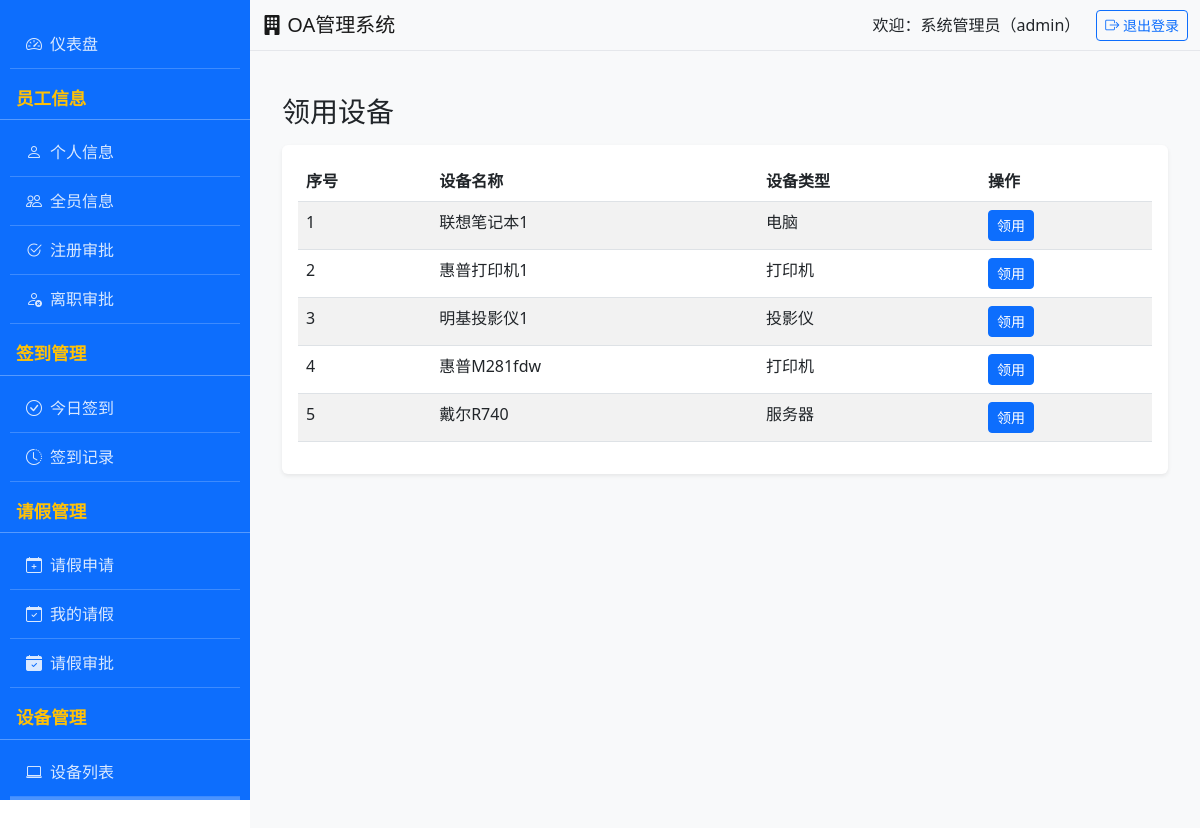
Screenshot of /equipment/borrow (signed in) with the database file from the repository.
### app.py (models this page shows)
class Equipment(db.Model):
    __tablename__ = 'equipment'
    id = db.Column(db.Integer, primary_key=True)
    name = db.Column(db.String(100), nullable=False)
    type = db.Column(db.String(50), nullable=False)  # 电脑/打印机/投影仪等
    status = db.Column(db.String(20), nullable=False, default='空闲')  # 空闲/已领用
    user_id = db.Column(db.Integer, db.ForeignKey('user.id'), nullable=True)  # 领用者，可为空
    borrow_time = db.Column(db.DateTime, nullable=True)
    return_time = db.Column(db.DateTime, nullable=True)
    is_active = db.Column(db.Integer, default=1)
    __table_args__ = (
        db.CheckConstraint('(status = "已领用" AND user_id IS NOT NULL) OR (status = "空闲" AND user_id IS NULL)',
                           name='check_equipment_status'),
    )

### app.py (the view, shortened to what this page needs)
@app.route('/equipment/borrow', methods=['GET', 'POST'])
@login_required
def equipment_borrow():
    user_id = session.get('user_id')
    free_equipments = Equipment.query.filter_by(status='空闲').all()
    return render_template('equipment/borrow.html', equipments=free_equipments)

### app.py (called while the page is built)
def login_required(f):
    @wraps(f)
    def decorated_function(*args, **kwargs):
        if 'user_id' not in session:
            flash('请先登录！', 'warning')
            return redirect(url_for('login'))
        return f(*args, **kwargs)
    return decorated_function

### templates/equipment/borrow.html (shortened to what this page needs)
{% extends 'base.html' %}
{% block content %}
<div class="container mt-4">
    <h3>领用设备</h3>
    <div class="card mt-3">
        <div class="card-body">
            <div class="table-responsive">
                <table class="table table-striped table-hover">
                    <thead>
                        <tr>
                            <th>序号</th>
                            <th>设备名称</th>
                            <th>设备类型</th>
                            <th>操作</th>
                        </tr>
                    </thead>
                    <tbody>
                        {% for equip in equipments %}
                        <tr>
                            <td>{{ loop.index }}</td>
                            <td>{{ equip.name }}</td>
                            <td>{{ equip.type }}</td>
                            <td>
                                <form method="POST">
                                    <button type="submit" class="btn btn-primary btn-sm">领用</button>
                                </form>
                            </td>
                        </tr>
                        {% else %}
                        <tr>
                            <td colspan="4" class="text-center text-muted">暂无空闲设备可领用</td>
                        </tr>
                        {% endfor %}
                    </tbody>
                </table>
            </div>
        </div>
    </div>
</div>
{% endblock %}

### templates/base.html (style rules this page uses)
.card { box-shadow: 0 0.125rem 0.25rem rgba(0, 0, 0, 0.075); border: none; margin-bottom: 20px; }

### rows the page displays
Equipment: name "联想笔记本1", type "电脑"
Equipment: name "惠普打印机1", type "打印机"
Equipment: name "明基投影仪1", type "投影仪"
Equipment: name "惠普M281fdw", type "打印机"
Equipment: name "戴尔R740", type "服务器"

### other values shown
{{ session.real_name }} "系统管理员"
{{ session.role }} "admin"
